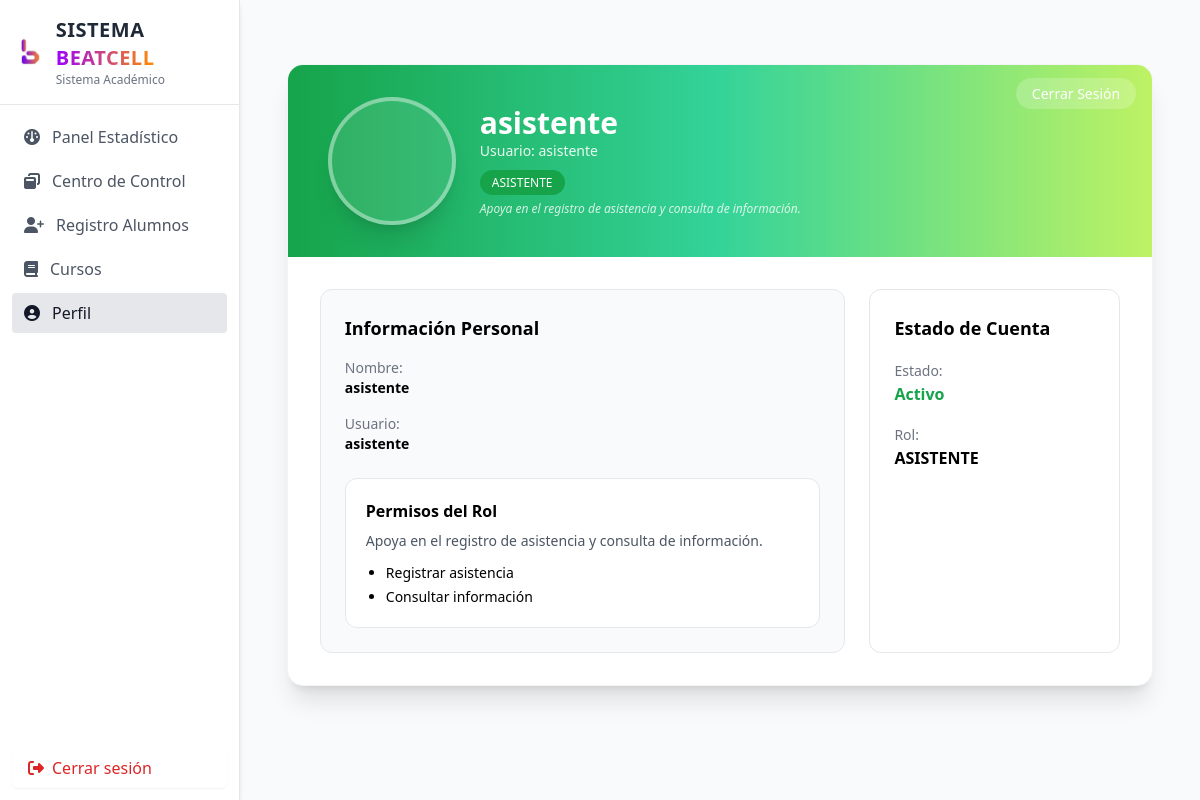
Page /public/perfil.php (signed in) on the committed database.
### tables this page shows
CREATE TABLE usuarios (
    id_usuario INT AUTO_INCREMENT PRIMARY KEY,
    usuario VARCHAR(50) UNIQUE NOT NULL,
    password VARCHAR(255) NOT NULL,
    nombre VARCHAR(100) NOT NULL,

    rol ENUM(
        'ADMINISTRADOR',
        'SECRETARIO',
        'ASISTENTE'
    ) DEFAULT 'ASISTENTE'
);

### public/perfil.php (the view, shortened to what this page needs)
<?php
$pdo = require __DIR__ . '/../config/db.php';
$stmt = $pdo->prepare("
    SELECT id_usuario, nombre, usuario, rol
    FROM usuarios
    WHERE id_usuario = ?
");
$stmt->execute([$_SESSION['id_usuario']]);
$usuario = $stmt->fetch(PDO::FETCH_ASSOC);
$letraAvatar = strtoupper(substr($usuario['nombre'], 0, 1));
$roleLabel = strtoupper($usuario['rol'] ?? '');
$roleColor = 'bg-gray-500';
$roleDescripcion = '';
$headerColor = 'from-gray-500 to-gray-400';
$rutaImagen = null;
switch ($roleLabel) {
    case 'ASISTENTE':
        $roleColor = 'bg-green-600';
        $headerColor = 'from-green-600 via-emerald-400 to-lime-300';
        $roleDescripcion = 'Apoya en el registro de asistencia y consulta de información.';
        $rutaImagen = '../img/asistente.jpg';
    break;
}
?>
<div class="max-w-5xl mx-auto mt-10 animate-fade-in">
    <div class="bg-white shadow-xl rounded-2xl overflow-hidden border border-gray-100 transition hover:shadow-2xl duration-300">
        <div class="bg-gradient-to-r <?= $headerColor ?> px-10 py-8 text-white relative">
            <div class="absolute top-4 right-4">
                <a href="logout.php"
                   class="bg-white/20 hover:bg-white/30 text-white text-sm px-4 py-1.5 rounded-full transition">
                    Cerrar Sesión
                </a>
            </div>
            <div class="flex items-center gap-6">
                <div class="w-32 h-32 rounded-full bg-white/10 flex items-center justify-center overflow-hidden border-4 border-white/40 shadow-xl hover:scale-105 transition duration-300">
                    <?php if ($rutaImagen): ?>
                        <img src="<?= htmlspecialchars($rutaImagen) ?>"
                             class="w-full h-full object-cover scale-110">
                    <?php else: ?>
                        <span class="text-4xl font-bold">
                            <?= $letraAvatar ?>
                        </span>
                    <?php endif; ?>
                </div>
                <div>
                    <h1 class="text-3xl font-bold">
                        <?= htmlspecialchars($usuario['nombre']) ?>
                    </h1>
                    <p class="text-sm opacity-90">
                        Usuario:
                        <?= htmlspecialchars($usuario['usuario']) ?>
                    </p>
                    <div class="mt-2">
                        <span class="px-3 py-1 rounded-full text-xs text-white <?= $roleColor ?>">
                            <?= $roleLabel ?>
                        </span>
                    </div>
                    <p class="text-xs opacity-80 italic mt-2">
                        <?= $roleDescripcion ?>
                    </p>
                </div>
            </div>
        </div>
        <div class="p-8 grid grid-cols-1 md:grid-cols-3 gap-6">
            <div class="md:col-span-2 bg-gray-50 p-6 rounded-xl border hover:shadow-lg transition duration-300">
                <h2 class="text-lg font-semibold mb-4">
                    Información Personal
                </h2>
                <div class="space-y-4 text-sm">
                    <div class="hover:translate-x-1 transition">
                        <span class="text-gray-500">
                            Nombre:
                        </span><br>
                        <strong>
                            <?= htmlspecialchars($usuario['nombre']) ?>
                        </strong>
                    </div>
                    <div class="hover:translate-x-1 transition">
                        <span class="text-gray-500">
                            Usuario:
                        </span><br>
                        <strong>
                            <?= htmlspecialchars($usuario['usuario']) ?>
                        </strong>
                    </div>
                </div>
                <div class="mt-6 bg-white border rounded-xl p-5 hover:shadow-md transition duration-300">
                    <h3 class="font-semibold mb-2">
                        Permisos del Rol
                    </h3>
                    <p class="text-sm text-gray-600 mb-3">
                        <?= $roleDescripcion ?>
                    </p>
                    <ul class="text-sm list-disc pl-5 space-y-1">
                        <?php if($roleLabel === 'ADMINISTRADOR'): ?>
                            <li>Gestionar usuarios</li>
                            <li>Crear cursos y grupos</li>
                            <li>Editar horarios</li>
                            <li>Ver reportes completos</li>
                        <?php elseif($roleLabel === 'SECRETARIO'): ?>
                            <li>Registrar alumnos</li>
                            <li>Tomar asistencia</li>
                            <li>Ver historial</li>
                        <?php elseif($roleLabel === 'ASISTENTE'): ?>
                            <li>Registrar asistencia</li>
                            <li>Consultar información</li>
                        <?php endif; ?>
                    </ul>
                </div>
            </div>
            <div class="bg-white p-6 rounded-xl border flex flex-col justify-between hover:shadow-lg transition duration-300">
                <div>
                    <h2 class="text-lg font-semibold mb-4">
                        Estado de Cuenta
                    </h2>
                    <div class="mb-4">
                        <span class="text-gray-500 text-sm">
                            Estado:
                        </span><br>
                        <span class="text-green-600 font-semibold">
                            Activo
                        </span>
                    </div>
                    <div>
                        <span class="text-gray-500 text-sm">
                            Rol:
                        </span><br>
                        <strong>
                            <?= $roleLabel ?>
                        </strong>
                    </div>
                </div>
            </div>
        </div>
    </div>
</div>
<?php
require __DIR__ . '/layout.php';
?>

### rows in the picture
usuarios: nombre "asistente", usuario "asistente", rol "ASISTENTE", rol "Apoya en el registro de asistencia y consulta de información."
